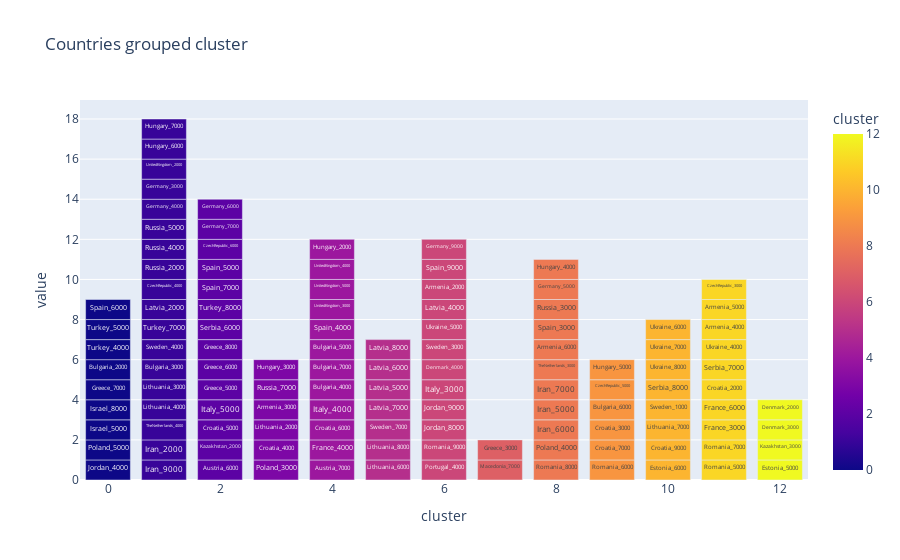
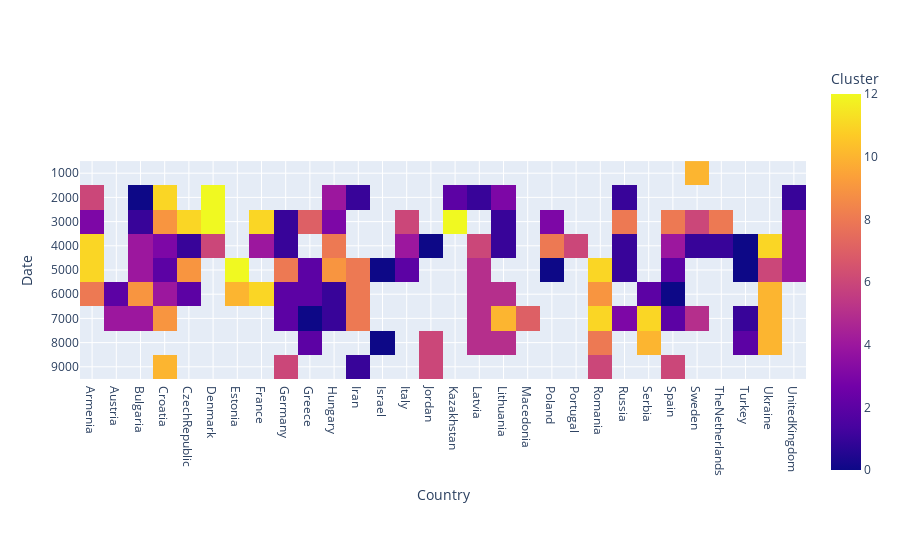

Notebook code cell kept with these figures, in order:
### Code cell


### Figure 1 — Plotly figure (JSON) as saved in the notebook; plotly's stock layout.template omitted (floating-point values rounded to 4 significant figures)
{"data": [{"alignmentgroup": "True", "hovertemplate": "cluster=%{marker.color}<br>value=%{y}<br>countrydate=%{text}<extra></extra>", "legendgroup": "", "marker": {"color": [7, 6, 10, 12, 4, 2, 9, 11, 11, 6, 8, 4, 11, 11, 2, 12, 0, 6, 6, 0, 8, 3, 0, 0, 1, 1, 8, 8, 8, 3, 11, 9, 4, 9, 10, 2, 4, 2, 8, 6, 1, 0, 2, 2, 2, 7, 5, 10, 1, 1, 5, 3, 12, 6, 12, 4, 9, 1, 4, 4, 0, 1, 6, 5, 10, 11, 2, 10, 2, 0, 0, 1, 10, 10, 11, 6, 10, 5, 5, 5, 5, 6, 1, 8, 11, 11, 3, 6, 4, 8, 2, 2, 0, 6, 1, 2, 9, 11, 3, 1, 8, 1, 1, 6, 1, 2, 2, 1, 8, 4, 4, 4, 1, 3, 8, 1, 9, 1, 4], "coloraxis": "coloraxis", "pattern": {"shape": ""}}, "name": "", "offsetgroup": "", "orientation": "v", "showlegend": false, "text": ["Macedonia_7000", "Portugal_4000", "Estonia_6000", "Estonia_5000", "Austria_7000", "Austria_6000", "Romania_6000", "Romania_5000", "Romania_7000", "Romania_9000", "Romania_8000", "France_4000", "France_3000", "France_6000", "Kazakhstan_2000", "Kazakhstan_3000", "Jordan_4000", "Jordan_8000", "Jordan_9000", "Poland_5000", "Poland_4000", "Poland_3000", "Israel_5000", "Israel_8000", "Iran_9000", "Iran_2000", "Iran_6000", "Iran_5000", "Iran_7000", "Croatia_4000", "Croatia_2000", "Croatia_7000", "Croatia_6000", "Croatia_3000", "Croatia_9000", "Croatia_5000", "Italy_4000", "Italy_5000", "TheNetherlands_3000", "Italy_3000", "TheNetherlands_4000", "Greece_7000", "Greece_5000", "Greece_6000", "Greece_8000", "Greece_3000", "Lithuania_6000", "Lithuania_7000", "Lithuania_4000", "Lithuania_3000", "Lithuania_8000", "Lithuania_2000", "Denmark_3000", "Denmark_4000", "Denmark_2000", "Bulgaria_4000", "Bulgaria_6000", "Bulgaria_3000", "Bulgaria_7000", "Bulgaria_5000", "Bulgaria_2000", "Sweden_4000", "Sweden_3000", "Sweden_7000", "Sweden_1000", "Serbia_7000", "Serbia_6000", "Serbia_8000", "Turkey_8000", "Turkey_4000", "Turkey_5000", "Turkey_7000", "Ukraine_8000", "Ukraine_7000", "Ukraine_4000", "Ukraine_5000", "Ukraine_6000", "Latvia_7000", "Latvia_5000", "Latvia_6000", "Latvia_8000", "Latvia_4000", "Latvia_2000", "Armenia_6000", "Armenia_4000", "Armenia_5000", "Armenia_3000", "Armenia_2000", "Spain_4000", "Spain_3000", "Spain_7000", "Spain_5000", "Spain_6000", "Spain_9000", "CzechRepublic_4000", "CzechRepublic_6000", "CzechRepublic_5000", "CzechRepublic_3000", "Russia_7000", "Russia_2000", "Russia_3000", "Russia_4000", "Russia_5000", "Germany_9000", "Germany_4000", "Germany_7000", "Germany_6000", "Germany_3000", "Germany_5000", "UnitedKingdom_3000", "UnitedKingdom_5000", "UnitedKingdom_4000", "UnitedKingdom_2000", "Hungary_3000", "Hungary_4000", "Hungary_6000", "Hungary_5000", "Hungary_7000", "Hungary_2000"], "textposition": "auto", "type": "bar", "x": [7, 6, 10, 12, 4, 2, 9, 11, 11, 6, 8, 4, 11, 11, 2, 12, 0, 6, 6, 0, 8, 3, 0, 0, 1, 1, 8, 8, 8, 3, 11, 9, 4, 9, 10, 2, 4, 2, 8, 6, 1, 0, 2, 2, 2, 7, 5, 10, 1, 1, 5, 3, 12, 6, 12, 4, 9, 1, 4, 4, 0, 1, 6, 5, 10, 11, 2, 10, 2, 0, 0, 1, 10, 10, 11, 6, 10, 5, 5, 5, 5, 6, 1, 8, 11, 11, 3, 6, 4, 8, 2, 2, 0, 6, 1, 2, 9, 11, 3, 1, 8, 1, 1, 6, 1, 2, 2, 1, 8, 4, 4, 4, 1, 3, 8, 1, 9, 1, 4], "xaxis": "x", "y": [1, 1, 1, 1, 1, 1, 1, 1, 1, 1, 1, 1, 1, 1, 1, 1, 1, 1, 1, 1, 1, 1, 1, 1, 1, 1, 1, 1, 1, 1, 1, 1, 1, 1, 1, 1, 1, 1, 1, 1, 1, 1, 1, 1, 1, 1, 1, 1, 1, 1, 1, 1, 1, 1, 1, 1, 1, 1, 1, 1, 1, 1, 1, 1, 1, 1, 1, 1, 1, 1, 1, 1, 1, 1, 1, 1, 1, 1, 1, 1, 1, 1, 1, 1, 1, 1, 1, 1, 1, 1, 1, 1, 1, 1, 1, 1, 1, 1, 1, 1, 1, 1, 1, 1, 1, 1, 1, 1, 1, 1, 1, 1, 1, 1, 1, 1, 1, 1, 1], "yaxis": "y"}], "layout": {"barmode": "relative", "coloraxis": {"colorbar": {"title": {"text": "cluster"}}, "colorscale": [[0, "#0d0887"], [0.1111, "#46039f"], [0.2222, "#7201a8"], [0.3333, "#9c179e"], [0.4444, "#bd3786"], [0.5556, "#d8576b"], [0.6667, "#ed7953"], [0.7778, "#fb9f3a"], [0.8889, "#fdca26"], [1, "#f0f921"]]}, "legend": {"tracegroupgap": 0}, "title": {"text": "Countries grouped cluster"}, "xaxis": {"anchor": "y", "domain": [0, 1], "title": {"text": "cluster"}}, "yaxis": {"anchor": "x", "domain": [0, 1], "title": {"text": "value"}}}}

### Figure 2 — Plotly figure (JSON) as saved in the notebook; plotly's stock layout.template omitted (floating-point values rounded to 4 significant figures; data arrays with more than 128 entries replaced by an {"elided": "..."} marker saying what was removed)
{"data": [{"coloraxis": "coloraxis", "hovertemplate": "Country: %{x}<br>Date: %{y}<br>Cluster: %{z}<extra></extra>", "name": "0", "type": "heatmap", "x": ["Armenia", "Austria", "Bulgaria", "Croatia", "CzechRepublic", "Denmark", "Estonia", "France", "Germany", "Greece", "Hungary", "Iran", "Israel", "Italy", "Jordan", "Kazakhstan", "Latvia", "Lithuania", "Macedonia", "Poland", "Portugal", "Romania", "Russia", "Serbia", "Spain", "Sweden", "TheNetherlands", "Turkey", "Ukraine", "UnitedKingdom"], "xaxis": "x", "y": ["1000", "2000", "3000", "4000", "5000", "6000", "7000", "8000", "9000"], "yaxis": "y", "z": {"elided": "9x30 int values"}}], "layout": {"coloraxis": {"colorbar": {"title": {"text": "Cluster"}}, "colorscale": [[0, "#0d0887"], [0.1111, "#46039f"], [0.2222, "#7201a8"], [0.3333, "#9c179e"], [0.4444, "#bd3786"], [0.5556, "#d8576b"], [0.6667, "#ed7953"], [0.7778, "#fb9f3a"], [0.8889, "#fdca26"], [1, "#f0f921"]]}, "margin": {"t": 60}, "xaxis": {"anchor": "y", "constrain": "domain", "domain": [0, 1], "scaleanchor": "y", "title": {"text": "Country"}}, "yaxis": {"anchor": "x", "autorange": "reversed", "constrain": "domain", "domain": [0, 1], "title": {"text": "Date"}}}}
